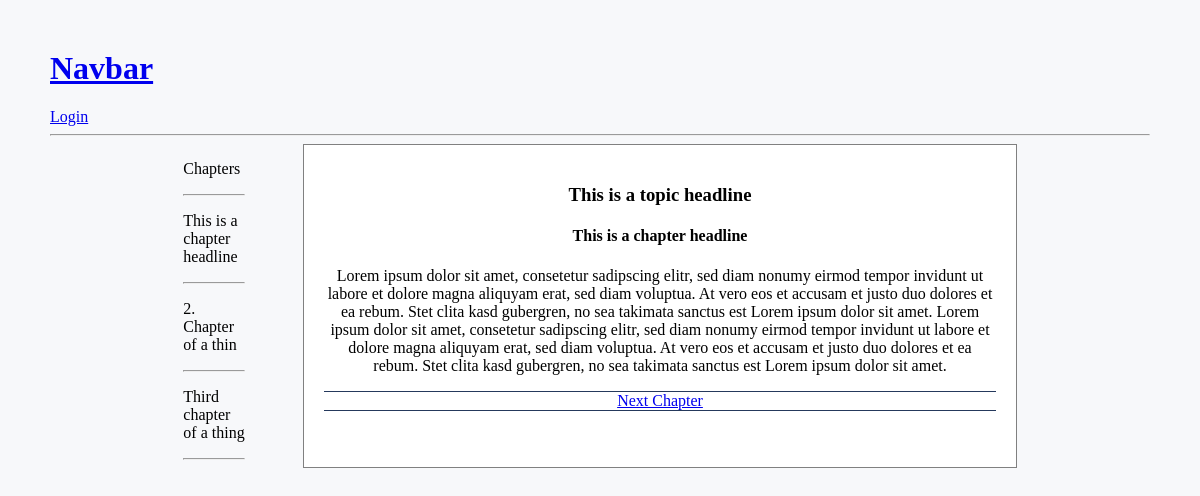
Page /topic/1/?chapter=1 on the committed database.
### base/models.py (models this page shows, shortened)
class Chapter(models.Model):
    headline = models.CharField(max_length=150)
    body = models.TextField(null=True, blank=True)
    next = models.ForeignKey('self', related_name="next_chapter", on_delete=models.CASCADE, blank=True, null=True)
    prev = models.ForeignKey('self', related_name="prev_chapter", on_delete=models.CASCADE, blank=True, null=True)
    def __str__(self):
        return self.headline

class Topic(models.Model):
    headline = models.CharField(max_length=150)
    description = models.TextField(null=True, blank=True)
    start_chapter = models.ForeignKey(Chapter, on_delete=models.CASCADE)
    categories = models.ForeignKey(Category, on_delete=models.CASCADE)
    level = models.ForeignKey(Level, on_delete=models.CASCADE, null=True, blank=True)
    creator = models.ManyToManyField(User)
    created = models.DateTimeField(auto_now_add=True)
    updated = models.DateTimeField(auto_now=True)

### base/views.py (the view)
# urls.py: path('topic/<str:pk>/', views.topic, name="topic"),
def topic(request, pk):
    topic = Topic.objects.get(id=pk)
    chapter = topic.start_chapter
    chapters = [topic.start_chapter]
    while chapter.next is not None:
        chapters.append(chapter.next)
        chapter = chapter.next
    chapter = request.GET.get('chapter') if request.GET.get('chapter') != None else ''
    chapter = Chapter.objects.get(id=chapter)
    context = {'topic': topic, 'chapters': chapters, 'chapter': chapter}
    return render(request, 'base/topic.html', context)

### base/templates/base/topic.html (shortened to what this page needs)
{% extends 'main.html' %}
{% block content %}
<div class="topic-container">
    <div class="chapter-list">
        <p>Chapters</p>
        <hr>
        {% for chapter in chapters %}
        <p>{{chapter}}</p>
        <hr>
        {% endfor %}
    </div>
    <div class="chapter-container">
        <h3>{{topic.headline}}</h3>
        <h4>{{chapter.headline}}</h4>
        <p>{{chapter.body}}</p>
        <div class="change-chapter-bar">
            {% if chapter.next is not None %}
                <a href="{% url 'topic' topic.id %}?chapter={{chapter.next.id}}">Next Chapter</a>
            {% endif %}
        </div>
    </div>
</div>
{% endblock %}

### static/styles/main.css (style rules this page uses)
body { margin: 50px; background-color: #F7F8FA; }
.topic-container { display:grid; grid-template-columns: 1fr 4fr; }
.chapter-list { margin-right: 25px; margin-left: 100pt; }
.change-chapter-bar { border-top-style: solid; border-bottom-style: solid; border-width: thin; border-color: #25395C; }
.chapter-container { text-align: center; border-style: solid; border-width: thin; border-color: grey; background-color: #FFFFFF; margin-right: 100pt; margin-left: 25pt; padding: 15pt }

### rows in the picture
Chapter: headline "This is a chapter headline", body "Lorem ipsum dolor sit amet, consetetur sadipscing elitr, sed diam nonumy eirmod tempor invidunt ut labore et dolore magna aliquyam erat, sed diam voluptua. At vero eos et accusam et justo duo dolores et ea rebum. Stet clita kasd gubergren, no sea takimata sanctus est Lorem ipsum dolor sit amet. Lorem ipsum dolor sit amet, consetetur sadipscing elitr, sed diam nonumy eirmod tempor invidunt ut labore et dolore magna aliquyam erat, sed diam voluptua. At vero eos et accusam et justo duo dolores et ea rebum. Stet clita kasd gubergren, no sea takimata sanctus est Lorem ipsum dolor sit amet."
Chapter: headline "2. Chapter of a thin"
Chapter: headline "Third chapter of a thing"
Topic: headline "This is a topic headline"
